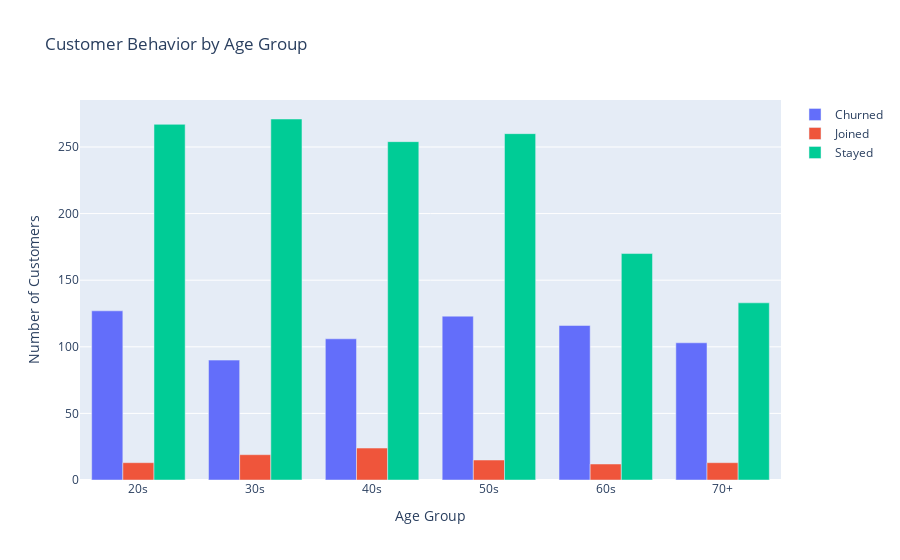

Notebook code for this chart:
### Markdown cell above
> The visual above gives us an idea of the churn and stayed distribution amongst the Female and Male customers
   - In the stayed bar we can see that 2382 male customers stayed and 2338 female customers also stayed
   - In the Churned bar it appears that 939 female customers left the firm while 930 male customers also left
   - Since out of 2338 female old customers 939 churned it means only 40.2% of female customers churned
   - Having that out of 3312 male old customers 930 churned; this means that 28% of male customers churned
> With the above one can conclude that female customers churned the most.

### Code cell
bins = [20, 30, 40, 50, 60, 70, 80]
labels = ['20s', '30s', '40s', '50s', '60s', '70+']
df1['Age Group'] = pd.cut(df1['Age'], bins=bins, labels=labels)

# Summarize the data by age group and customer status
age_group_status = df1.groupby(['Age Group', 'Customer Status']).size().unstack()

# Create the bar chart
fig = go.Figure()

for status in age_group_status.columns:
    fig.add_trace(go.Bar(x=age_group_status.index, y=age_group_status[status], name=status))

# Layout configuration
fig.update_layout(title='Customer Behavior by Age Group', 
                  xaxis_title='Age Group', 
                  yaxis_title='Number of Customers',
                  barmode='group')

# Show the plot
fig.show()

### Figure 1 — Plotly figure (JSON) as saved in the notebook; plotly's stock layout.template omitted (floating-point values rounded to 4 significant figures)
{"data": [{"name": "Churned", "type": "bar", "x": ["20s", "30s", "40s", "50s", "60s", "70+"], "y": [127, 90, 106, 123, 116, 103]}, {"name": "Joined", "type": "bar", "x": ["20s", "30s", "40s", "50s", "60s", "70+"], "y": [13, 19, 24, 15, 12, 13]}, {"name": "Stayed", "type": "bar", "x": ["20s", "30s", "40s", "50s", "60s", "70+"], "y": [267, 271, 254, 260, 170, 133]}], "layout": {"barmode": "group", "title": {"text": "Customer Behavior by Age Group"}, "xaxis": {"title": {"text": "Age Group"}}, "yaxis": {"title": {"text": "Number of Customers"}}}}
